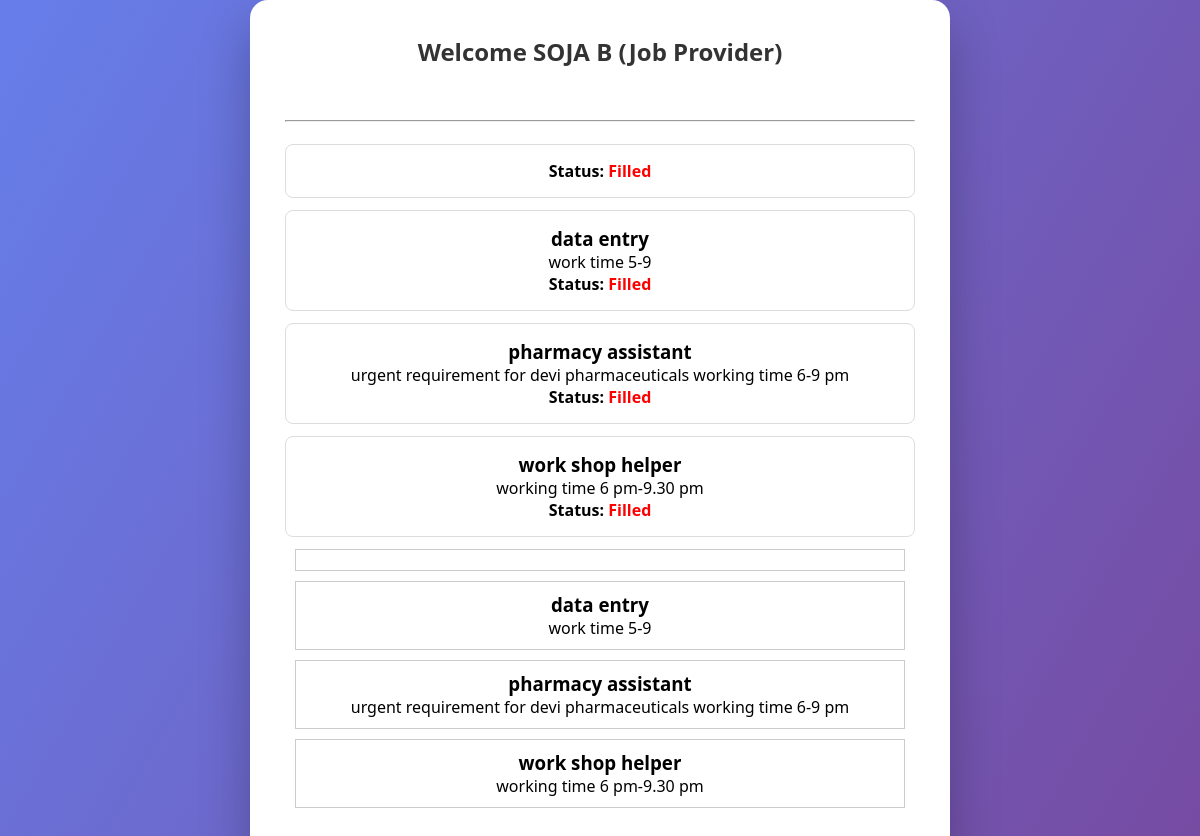
The page /jobs (signed in) on the database its author committed.
### tables this page shows
CREATE TABLE jobs(
        id INTEGER PRIMARY KEY AUTOINCREMENT,
        title TEXT,
        description TEXT,
        provider TEXT
    );

### app.py (the view)
@app.route("/jobs")
def jobs():
    if "email" not in session:
        return redirect(url_for("login"))
    con = get_db()
    cur = con.cursor()
    cur.execute("SELECT * FROM jobs")
    jobs = cur.fetchall()
    con.close()
    return render_template("jobs.html", jobs=jobs)

### app.py (called while the page is built)
def get_db():
    return sqlite3.connect("database.db")

### templates/jobs.html (shortened to what this page needs)
<!DOCTYPE html>
<html lang="en">
<head>
  <link rel="stylesheet" href="{{ url_for('static', filename='style.css') }}">
</head>
<body class="auth-body">
  <div class="auth-card" style="width:700px;">
    <h2>Welcome {{ session['name'] }} ({{ session['role'] }})</h2>
    <div style="margin:15px 0;">
      <a href="{{ url_for('logout') }}" class="btn-secondary">Logout</a>
    </div>
    <hr><br>
    {% for job in jobs %}
      <div style="border:1px solid #ddd; padding:15px; margin-bottom:12px; border-radius:8px;">
        <h3>{{ job[1] }}</h3>
        <p>{{ job[2] }}</p>
        <p>
          <b>Status:</b>
          {% if job[3] == "Available" %}
            <span style="color: green; font-weight: bold;">Available</span>
          {% else %}
            <span style="color: red; font-weight: bold;">Filled</span>
          {% endif %}
        </p>
      </div>
    {% endfor %}
    {% for job in jobs %}
<div style="border:1px solid #ccc; padding:10px; margin:10px;">
    <h3>{{ job[1] }}</h3>
    <p>{{ job[2] }}</p>
</div>
{% endfor %}
  </div>
</body>
</html>

### static/style.css (style rules this page uses)
* { margin: 0; padding: 0; box-sizing: border-box; }
body { font-family: "Segoe UI", Arial, sans-serif; }
.btn-secondary { border: 2px solid white; color: white; }
.auth-body { background: linear-gradient(120deg, #667eea, #764ba2); min-height: 100vh; display: flex; justify-content: center; align-items: center; }
.auth-card { background: white; width: 380px; padding: 35px; border-radius: 18px; box-shadow: 0 25px 50px rgba(0,0,0,0.25); text-align: center; animation: fadeIn 0.8s ease; }
.auth-card h2 { margin-bottom: 8px; color: #333; }

### rows shown on the page
jobs: name "SOJA B", shows "Filled"
jobs: title "data entry", description "work time 5-9", provider "Filled"
jobs: title "pharmacy assistant", description "urgent requirement for devi pharmaceuticals working time 6-9 pm"
jobs: title "work shop helper", description "working time 6 pm-9.30 pm"

### other values the page prints
{{ session['role'] }} "Job Provider"
